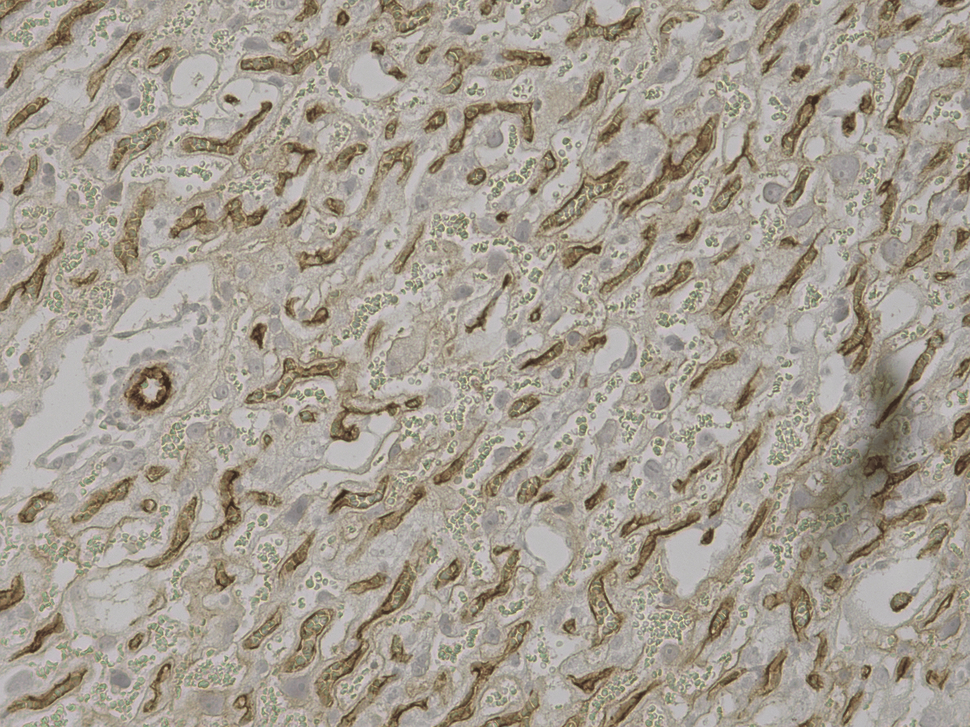
#> input picture data/images/03.png, 970 x 727 px, shrunk from 2048 x 1536 before the run, given in place of images, which was not available
$ python colour_convert.py -i ../data/images -o out.png
#> lines starting #> are read from the running program, lines starting #| are printed output that depends on the picture; after the words box and inside, x2 and y2 are one past the last pixel; in counts of white or black regions, pixels touching at a corner belong together; pictures that were not available may be replaced by others from this repository, and a replacement may not be noted
"""
Utility for converting colored masks to binary or multi-class masks.
Supports: Grey foreground detection, custom threshold conversion
"""

import cv2
import numpy as np
import argparse
import logging
import os
from pathlib import Path

logging.basicConfig(level=logging.INFO)
logger = logging.getLogger(__name__)


def convert_grey_foreground_mask(mask_path: str, output_binary_path: str) -> np.ndarray:
    """
    Converts a colored mask with a grey foreground and a black background
    into a binary mask where the grey regions are white (255) and the background is black (0).

    Parameters:
      - mask_path: Path to the input colored mask image.
      - output_binary_path: Path to save the resulting binary mask.

    Returns:
      - binary_mask: The binary mask as a numpy array.
    """
    # Verify input file exists
    if not os.path.exists(mask_path):
        raise FileNotFoundError(f"Mask file not found: {mask_path}")

    # Read the mask image (BGR format)
    mask = cv2.imread(mask_path)
    if mask is None:
        raise ValueError(f"Could not read image: {mask_path}")

    logger.info(f"Loaded mask: {mask_path}, shape: {mask.shape}")

    # Convert to HSV color space
    hsv = cv2.cvtColor(mask, cv2.COLOR_BGR2HSV)

    # Define thresholds for grey (low saturation and mid-range brightness)
    lower_grey = np.array([0, 0, 50])  # Low saturation, mid brightness
    upper_grey = np.array([180, 50, 200])  # Allow slight color variations but keep low saturation

    # Create a mask for grey regions
    grey_mask = cv2.inRange(hsv, lower_grey, upper_grey)

    # Ensure output directory exists
    os.makedirs(os.path.dirname(output_binary_path), exist_ok=True)

    cv2.imwrite(output_binary_path, grey_mask)
    logger.info(f"Binary mask saved to {output_binary_path}")
    return grey_mask


def convert_by_threshold(
    mask_path: str,
    output_path: str,
    threshold: int = 127
) -> np.ndarray:
    """
    Convert a grayscale image to binary using a simple threshold.

    Parameters:
        mask_path: Path to input image
        output_path: Path to save output
        threshold: Threshold value (0-255)

    Returns:
        Binary mask
    """
#> called with mask_path = '../data/images', output_path = 'out.png', threshold = 127
    if not os.path.exists(mask_path):
        raise FileNotFoundError(f"Mask file not found: {mask_path}")

    mask = cv2.imread(mask_path, cv2.IMREAD_GRAYSCALE)
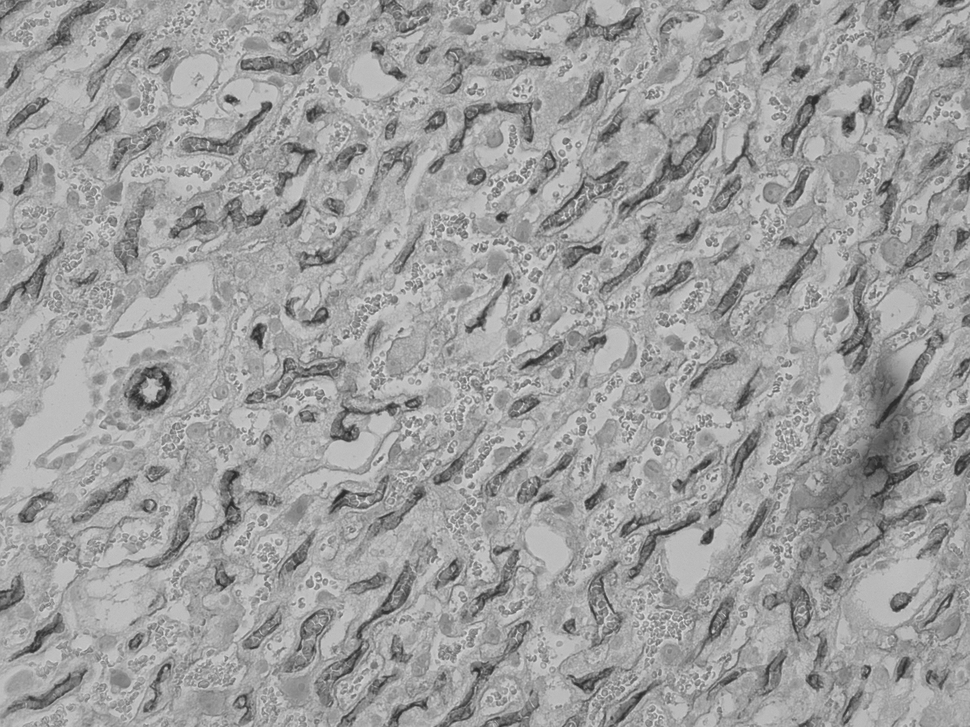
#> mask: shape (727, 970); min 41, max 234, mean 158.4
    if mask is None:
        raise ValueError(f"Could not read image: {mask_path}")

    logger.info(f"Loaded mask: {mask_path}")

    # Apply threshold
    _, binary_mask = cv2.threshold(mask, threshold, 255, cv2.THRESH_BINARY)
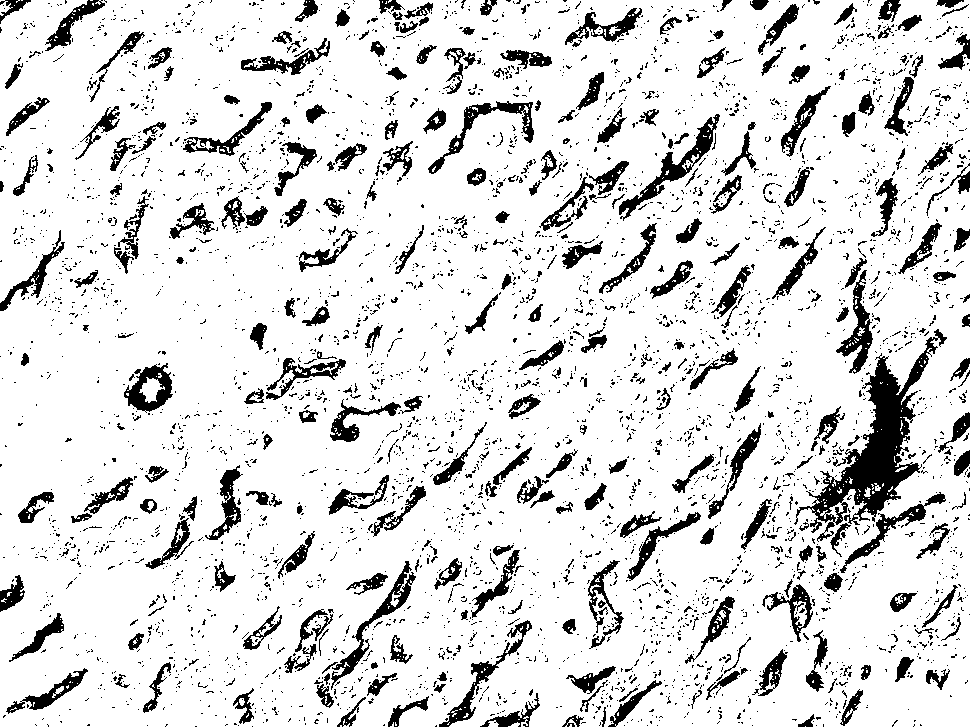
#> binary_mask: shape (727, 970); 86.5% white; 4180 black regions (3822 under 20 px), largest, box (x1, y1, x2, y2) and area: (794, 329, 947, 542) 7606, (619, 114, 720, 221) 1673, (331, 561, 416, 690) 1362

    os.makedirs(os.path.dirname(output_path), exist_ok=True)
    cv2.imwrite(output_path, binary_mask)
    logger.info(f"Converted mask saved to {output_path}")
    return binary_mask


def main():
    parser = argparse.ArgumentParser(
        description="Convert masks from various formats to binary or multi-class representations"
    )
    parser.add_argument(
        '--input', '-i',
        required=True,
        help='Path to input mask image(s) or directory'
    )
    parser.add_argument(
        '--output', '-o',
        required=True,
        help='Path to save output mask(s)'
    )
    parser.add_argument(
        '--method',
        choices=['grey', 'threshold'],
        default='threshold',
        help='Conversion method (default: threshold)'
    )
    parser.add_argument(
        '--threshold',
        type=int,
        default=127,
        help='Threshold value for threshold method (0-255, default: 127)'
    )
    parser.add_argument(
        '--batch',
        action='store_true',
        help='Process all images in input directory'
    )

    args = parser.parse_args()

    try:
        if args.batch:
            # Process directory
            if not os.path.isdir(args.input):
                raise ValueError(f"--batch requires input to be a directory, got: {args.input}")

            os.makedirs(args.output, exist_ok=True)
            image_files = list(Path(args.input).glob('*.png')) + list(Path(args.input).glob('*.jpg'))

            logger.info(f"Processing {len(image_files)} images from {args.input}")

            for img_path in image_files:
                try:
                    output_file = os.path.join(args.output, img_path.name)

                    if args.method == 'grey':
                        convert_grey_foreground_mask(str(img_path), output_file)
                    else:
                        convert_by_threshold(str(img_path), output_file, args.threshold)

                    logger.info(f"  Processed: {img_path.name}")
                except Exception as e:
                    logger.error(f"  Error processing {img_path.name}: {e}")
        else:
            # Process single image
            if args.method == 'grey':
                convert_grey_foreground_mask(args.input, args.output)
            else:
                convert_by_threshold(args.input, args.output, args.threshold)

        logger.info("Conversion completed successfully")
        return 0

    except Exception as e:
        logger.error(f"Conversion failed: {e}", exc_info=True)
        return 1


if __name__ == "__main__":
    import sys
    sys.exit(main())
#> (the program exits here)

$ run again, on data/images/04.png
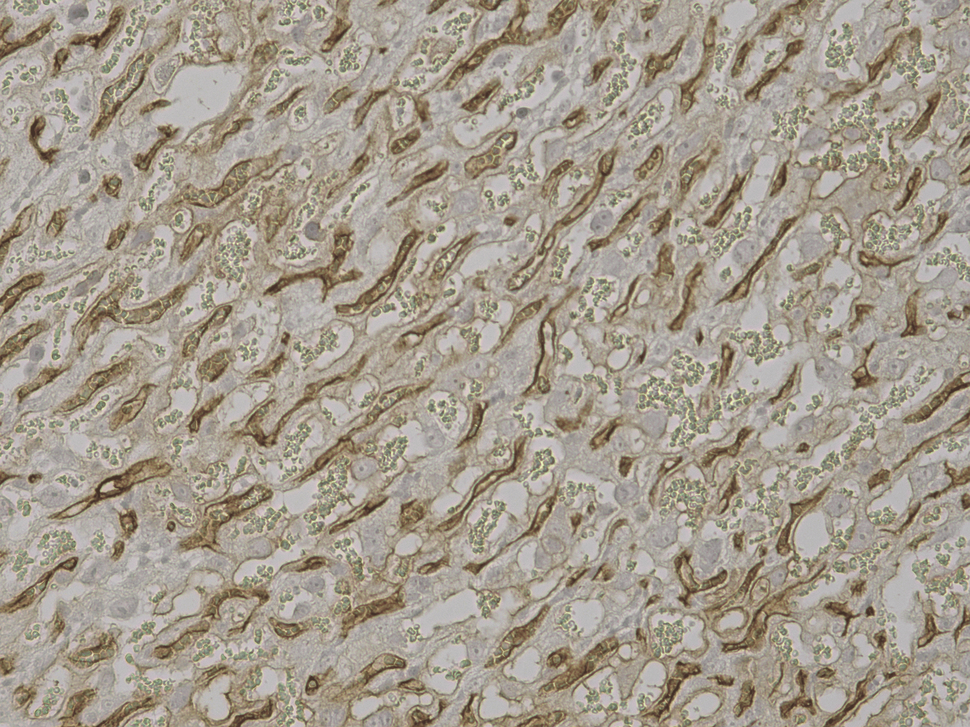
#> input picture data/images/04.png, 970 x 727 px, shrunk from 2048 x 1536 before the run, given in place of images, which was not available
#> in convert_by_threshold, `mask = cv2.imread(mask_path, cv2.IMREAD_GRAYSCALE)`:
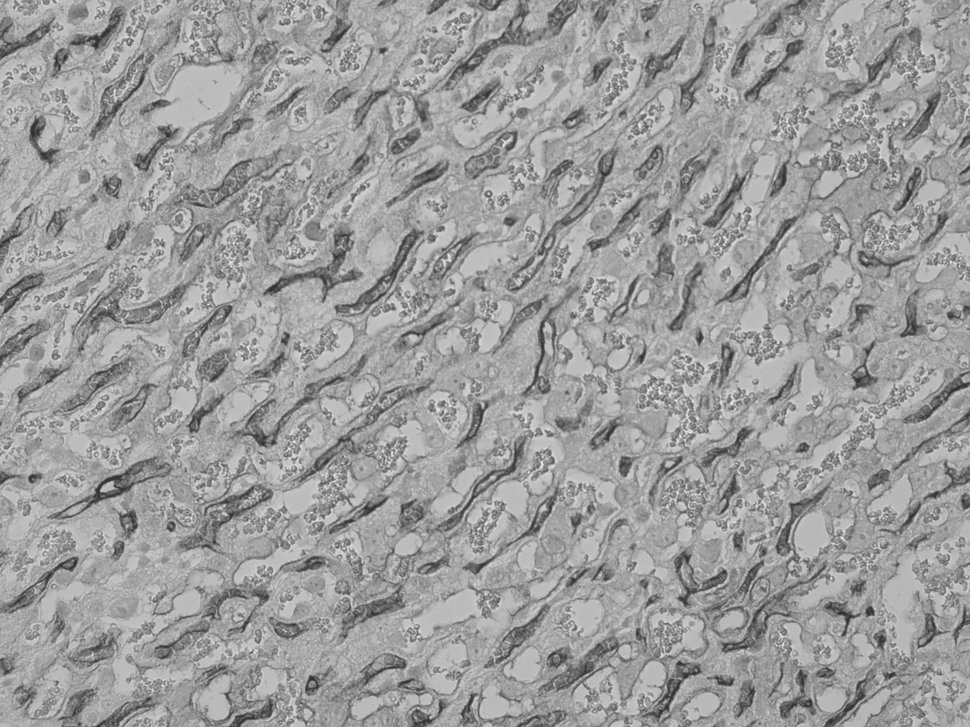
#> mask: shape (727, 970); min 46, max 240, mean 156.9
#> in convert_by_threshold, `_, binary_mask = cv2.threshold(mask, threshold, 255, cv2.THRESH_BINARY)`:
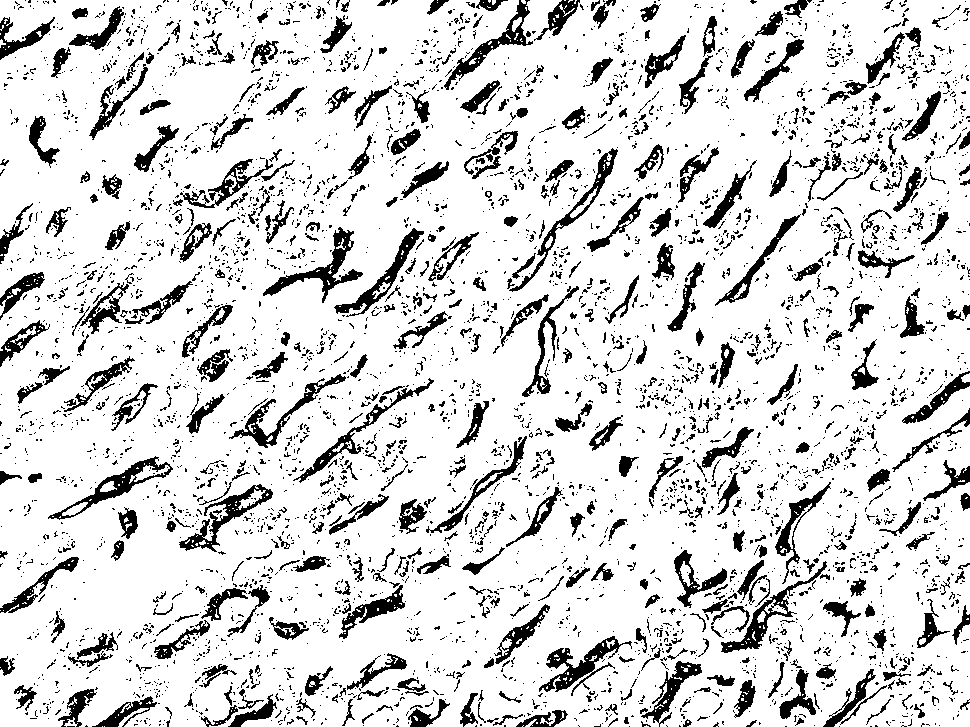
#> binary_mask: shape (727, 970); 84.7% white; 4487 black regions (3849 under 20 px), largest, box (x1, y1, x2, y2) and area: (539, 636, 632, 696) 1524, (263, 227, 363, 303) 1510, (179, 484, 273, 552) 1356

$ run again, on data/images/05.png
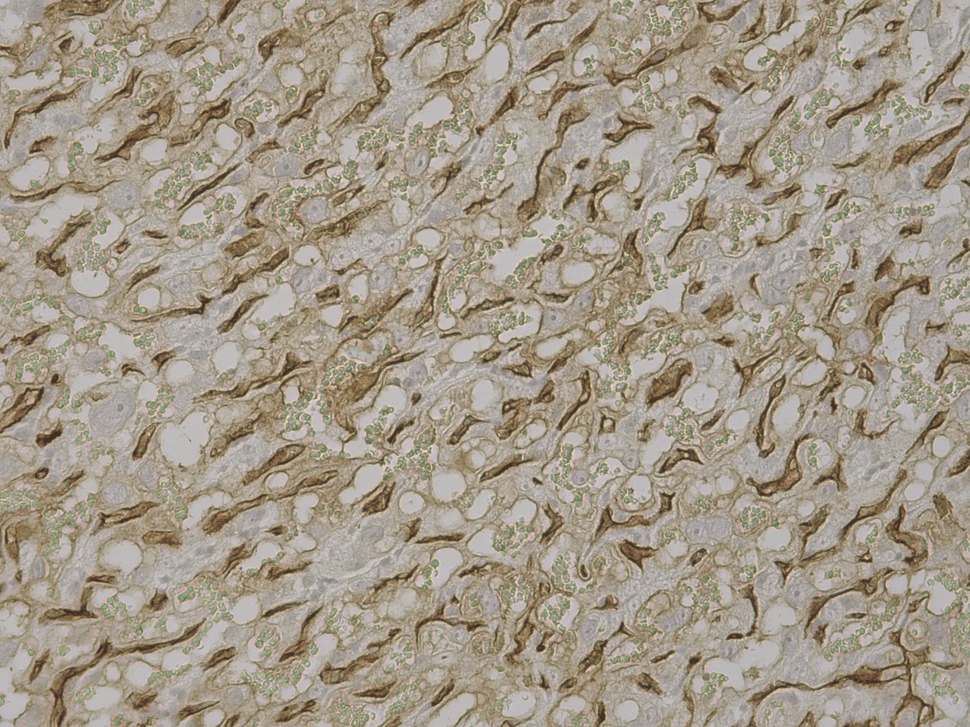
#> input picture data/images/05.png, 970 x 727 px, shrunk from 2048 x 1536 before the run, given in place of images, which was not available
#> in convert_by_threshold, `mask = cv2.imread(mask_path, cv2.IMREAD_GRAYSCALE)`:
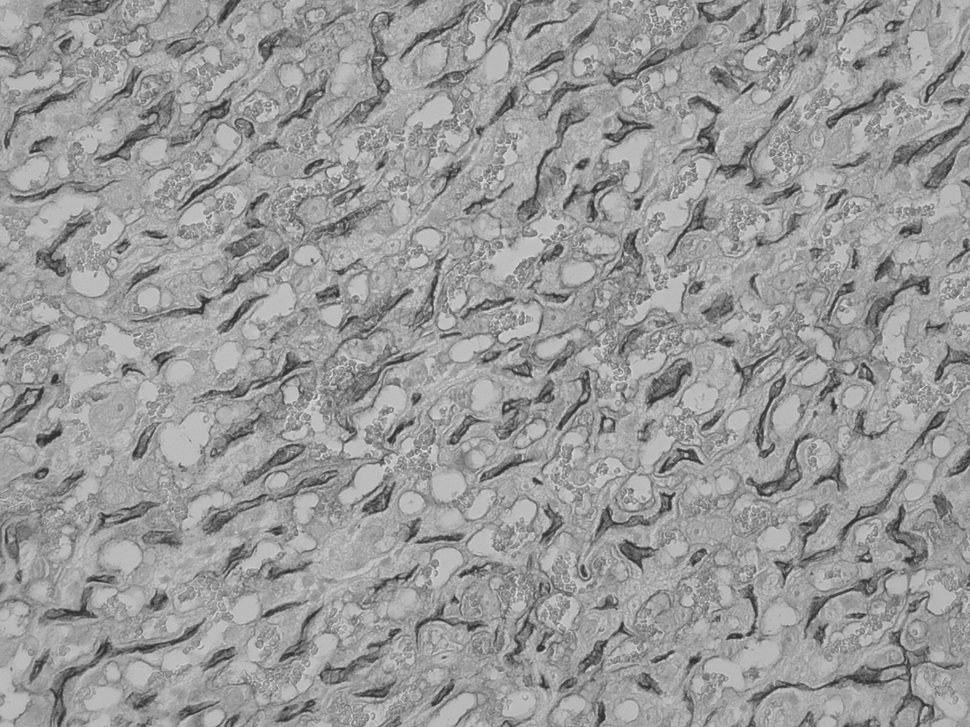
#> mask: shape (727, 970); min 45, max 231, mean 153.7
#> in convert_by_threshold, `_, binary_mask = cv2.threshold(mask, threshold, 255, cv2.THRESH_BINARY)`:
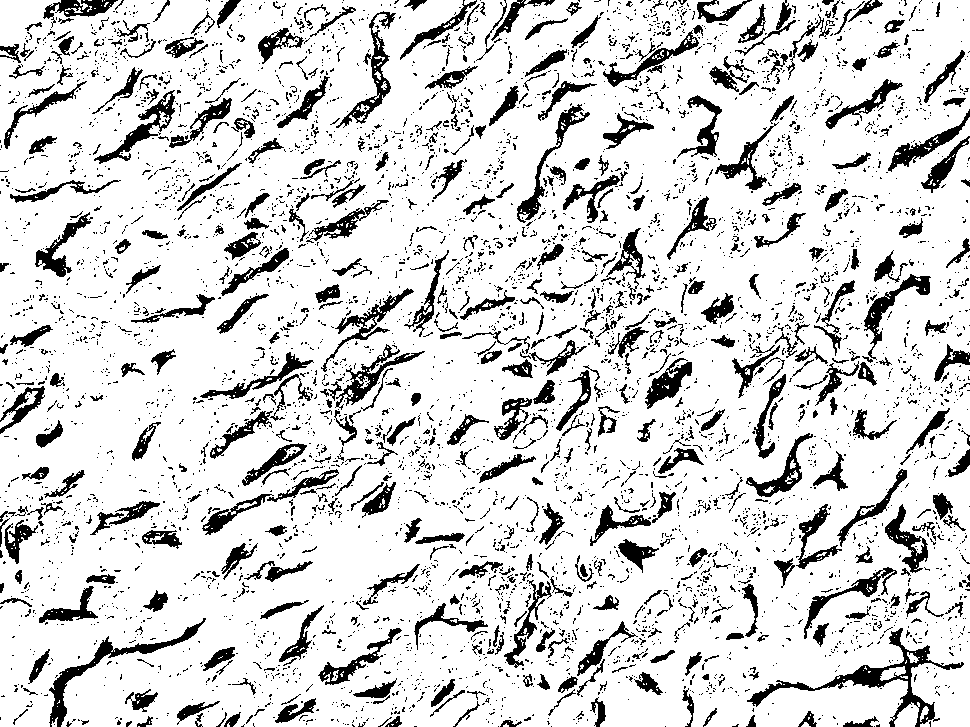
#> binary_mask: shape (727, 970); 84% white; 5003 black regions (4400 under 20 px), largest, box (x1, y1, x2, y2) and area: (747, 628, 964, 727) 2622, (49, 618, 206, 727) 1760, (336, 11, 396, 128) 1264
